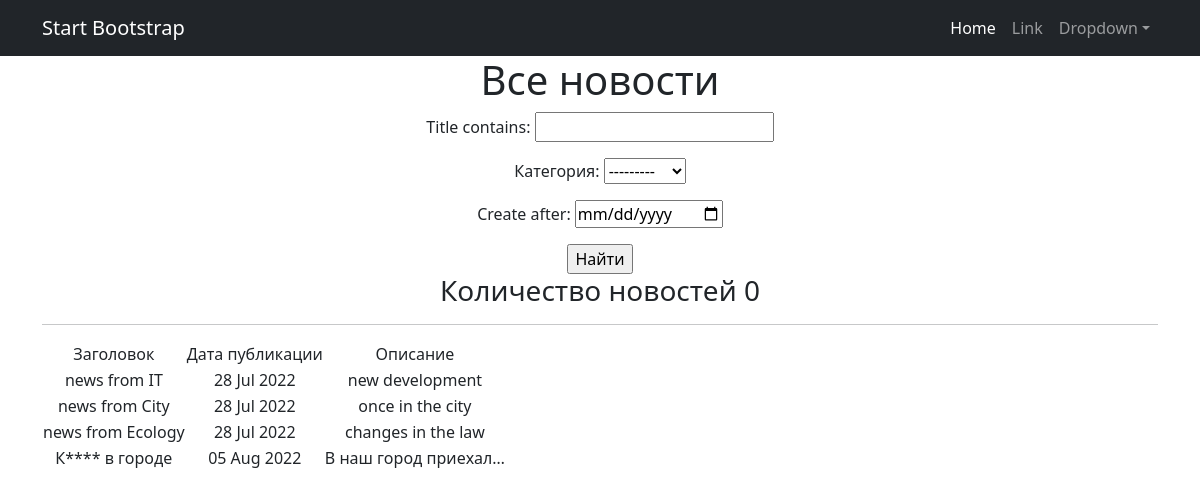
Page /news/search/ on the earlier database version.
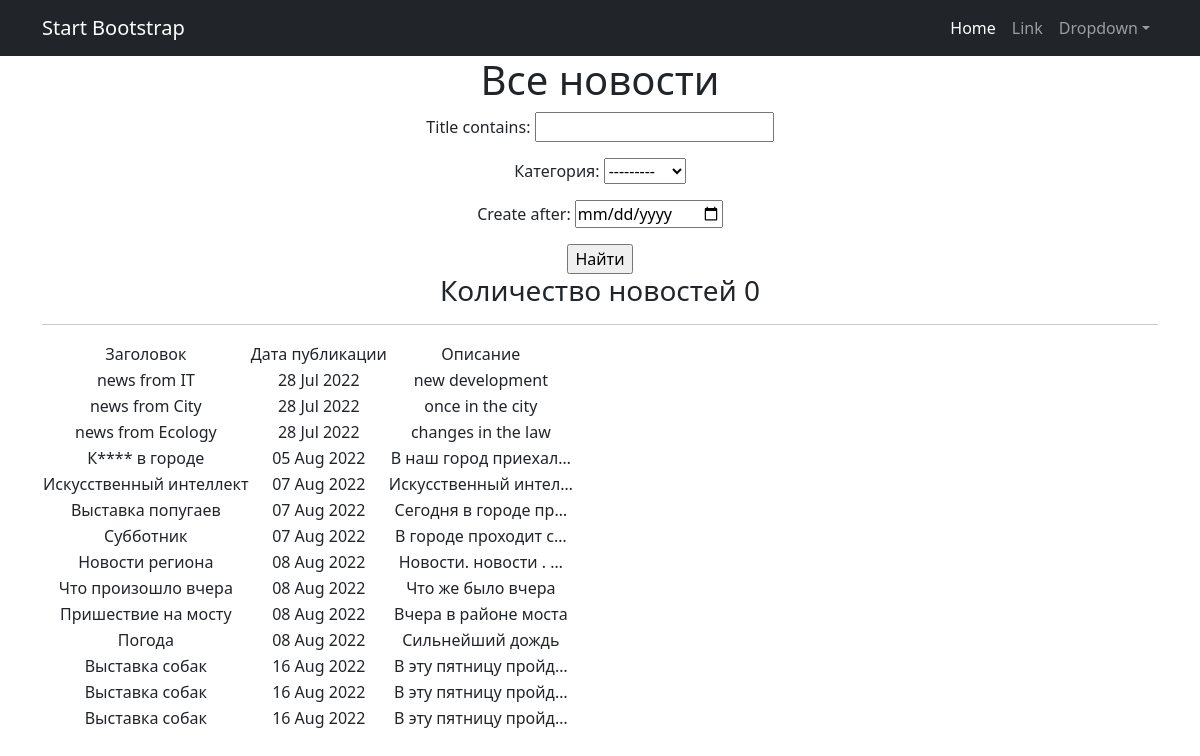
Same page on the later database version.
### news/models.py (models this page shows, shortened)
class Post(models.Model):
    author = models.ForeignKey(Author, on_delete=models.CASCADE)
    NEWS = 'NW'
    ARTICLE = 'AR'
    CATEGORY_CHOICES = (
        (NEWS, 'Новость'),
        (ARTICLE, 'Статья')
    )
    category_type = models.CharField(max_length=2, choices=CATEGORY_CHOICES, default=ARTICLE)
    dateCreation = models.DateTimeField(auto_now_add=True)
    title = models.CharField(max_length=128)
    text = models.TextField()
    rating = models.SmallIntegerField(default=0)
    category = models.ManyToManyField(Category, through='PostCategory', verbose_name='Категория')

### news/views.py (the view, shortened to what this page needs)
# urls.py: path('search/', NewsSearch.as_view(), name='news_search'),
class NewsSearch(ListView):
    model = Post
    template_name = 'search.html'
    context_object_name = 'news_search'
    def get_queryset(self):
        queryset =super().get_queryset()
        self.filterset = PostFilter(self.request.GET, queryset)
        return self.filterset.qs
    def get_context_data(self, **kwargs):
        context = super().get_context_data(**kwargs)
        context['filterset'] = self.filterset
        return context

### news/models.py (called while the page is built)
    def __str__(self):
        return f'{self.name}'

### news/templatetags/custom_filters.py (called while the page is built)
@register.filter()
def censor(value):
    if not isinstance(value, str):
        raise ValueError
    for word in black_list:
        value = value.replace(word[1:], "*"*(len(word)-1))
    return value

### templates/search.html (shortened to what this page needs)
{% extends 'flatpages/default.html' %}
{% load custom_filters %}
{% load custom_tags %}
{% block content %}
<h1>Все новости</h1>
    <form action="" method="get">
        {{ filterset.form.as_p }}
        <input type="submit" value="Найти" />
    </form>
    <h3> Количество новостей {{ news|length }}</h3>
    <hr>
    {% if news_search %}
        <table>
            <tr>
                <td> Заголовок </td>
                <td> Дата публикации </td>
                <td> Описание </td>
            </tr>
            {% for newSearch in news_search %}
            <tr>
                <td>{{ newSearch.title|censor }}</td>
                <td>{{ newSearch.dateCreation|date:'d M Y' }}</td>
                <td>{{ newSearch.text|truncatechars:20|censor }}</td>
            </tr>
            {% endfor %}
        </table>
    {% else %}
        <h2>Новостей нет</h2>
    {% endif %}
{% endblock content %}

### templates/flatpages/default.html (shortened to what this page needs)
<!DOCTYPE html>
<html lang="en">
    <head>
        {% load static %}
        <link href="{% static 'css/styles.css' %}" rel="stylesheet" />
    </head>
    <body>
        <nav class="navbar navbar-expand-lg navbar-dark bg-dark">
            <div class="container">
                <a class="navbar-brand" href="#">Start Bootstrap</a>
                <div class="collapse navbar-collapse" id="navbarSupportedContent">
                    <ul class="navbar-nav ms-auto mb-2 mb-lg-0">
                        <li class="nav-item"><a class="nav-link active" aria-current="page" href="#">Home</a></li>
                        <li class="nav-item"><a class="nav-link" href="#">Link</a></li>
                        <li class="nav-item dropdown">
                            <a class="nav-link dropdown-toggle" id="navbarDropdown" href="#" role="button" data-bs-toggle="dropdown" aria-expanded="false">Dropdown</a>
                        </li>
                    </ul>
                </div>
            </div>
        </nav>
       <div class="container">
            <div class="row">
               <div class="col-lg-12 text-center">
                   {% block content %}{% endblock content %}
                </div>
            </div>
       </div>
    </body>
</html>

Differences in the rows shown:
added Post: title|censor "Искусственный интеллект", dateCreation "07 Aug 2022", text|censor "Искусственный интел…"
added Post: title|censor "Выставка попугаев", dateCreation "07 Aug 2022", text|censor "Сегодня в городе пр…"
added Post: title|censor "Субботник", dateCreation "07 Aug 2022", text|censor "В городе проходит с…"
added Post: title|censor "Новости региона", dateCreation "08 Aug 2022", text|censor "Новости. новости . …"
added Post: title|censor "Что произошло вчера", dateCreation "08 Aug 2022", text|censor "Что же было вчера"
added Post: title|censor "Пришествие на мосту", dateCreation "08 Aug 2022", text|censor "Вчера в районе моста"
added Post: title|censor "Погода", dateCreation "08 Aug 2022", text|censor "Сильнейший дождь"
added Post: title|censor "Выставка собак", dateCreation "16 Aug 2022", text|censor "В эту пятницу пройд…"
added Post: title|censor "Выставка собак", dateCreation "16 Aug 2022", text|censor "В эту пятницу пройд…"
added Post: title|censor "Выставка собак", dateCreation "16 Aug 2022", text|censor "В эту пятницу пройд…"
